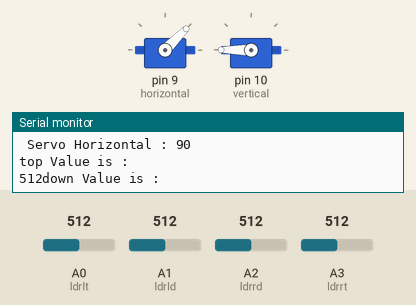
The sketch below on a simulated Arduino Uno, built with avr-gcc and run on an emulated ATmega328P. Shown: 2 × servo, the last lines printed to the serial monitor. The test bench sets the inputs (shaded band); at power-on: A0 (ldrlt) = 512, A1 (ldrld) = 512, A2 (ldrrd) = 512, A3 (ldrrt) = 512.

Above: at 1.3 s.
1.4 s: A0 (ldrlt) set to 700
2.9 s: A0 (ldrlt) set to 729
At 3.58 s:
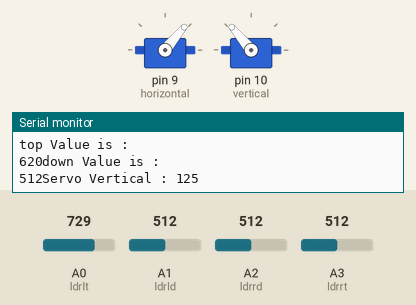
5.9 s: A1 (ldrld) set to 919
8.9 s: A1 (ldrld) set to 944
At 9.6 s:
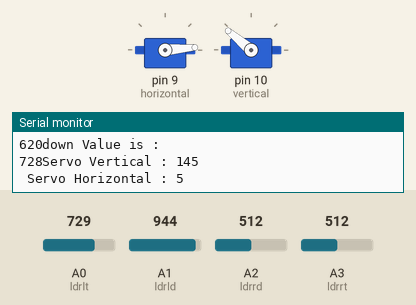
11.9 s: A1 (ldrld) set to 537
At 11.9 s:
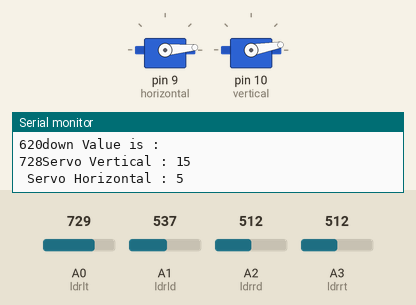
14.9 s: A1 (ldrld) set to 515
At 18.6 s:
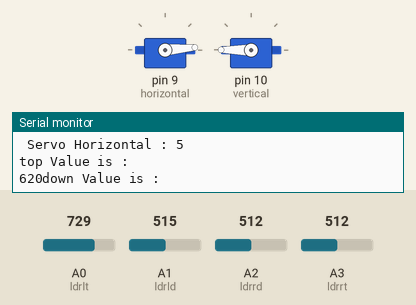
Timing chart, 0 to 18.9 s (numbered marks = the images above; inputs shaded):
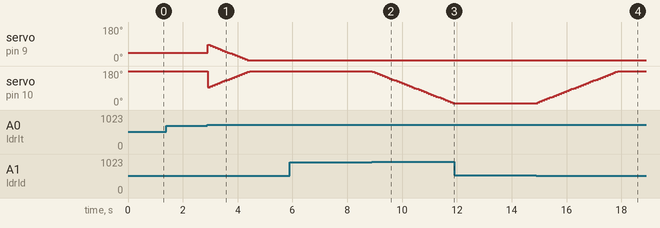

The sketch:

sketch_may21a.ino
```cpp
#include <Servo.h>


Servo horizontal; // horizontal servo
int servoh = 90;
int servohLimitHigh = 175;
int servohLimitLow = 5;
// 65 degrees MAX

Servo vertical; // vertical servo
int servov = 90;
int servovLimitHigh = 180;
int servovLimitLow = 5;

// LDR pin connections
// name = analogpin;
int ldrlt = A0; //LDR top left - BOTTOM LEFT <--- BDG
int ldrrt = A3; //LDR top rigt - BOTTOM RIGHT
int ldrld = A1; //LDR down left - TOP LEFT
int ldrrd = A2; //ldr down rigt - TOP RIGHT

void setup(){
  Serial.begin(9600);
horizontal.attach(9,1000,2000);
vertical.attach(10 , 0 ,2000);
horizontal.write(45);
vertical.write(180);
delay(100);
}
void loop() {
int lt = analogRead(ldrlt); // top left
int rt = analogRead(ldrrt); // top right
int ld = analogRead(ldrld); // down left
int rd = analogRead(ldrrd); // down right
int dtime = 10; int tol = 100; // dtime=diffirence time, tol=toleransi
int avt = (lt + rt) / 2; // average value top
int avd = (ld + rd) / 2; // average value down
int avl = (lt + ld) / 2; // average value left
int avr = (rt + rd) / 2; // average value right
int dvert = avt - avd; // check the diffirence of up and down
int dhoriz = avl - avr;// check the diffirence og left and rigt

if (-1*tol > dvert || dvert > tol)
 {
     if (avt > avd)
       {
       servov = (servov +5);
       if (servov > servovLimitHigh)
       {servov = servovLimitHigh;}
       }
     else if (avt < avd)
       {servov= (servov - 5);
       if (servov < servovLimitLow)
       { servov = servovLimitLow;}
       }
     // else if (avt == avd)
      // {
     //  delay(100);
     //  }
     vertical.write(servov);
 }

if (-1*tol > dhoriz || dhoriz > tol) // check if the diffirence is in the tolerance else change horizontal angle
 {
   if (avl > avr)
     {
     servoh = (servoh - 5);
     if (servoh < servohLimitLow)
     {
     servoh = servohLimitLow;
     }
     }
   else if (avl < avr)
     {
     servoh = (servoh + 5);
     if (servoh > servohLimitHigh)
     {
     servoh = servohLimitHigh;
     }
     }
 //  else if (avl == avr)
  //   {
   //  delay(100);
  //   }
   horizontal.write(servoh);
 }

 delay(dtime);
 Serial.println("top Value is : ");
 Serial.print(avt);
 Serial.println("down Value is : ");
 Serial.print(avd);
 Serial.print("Servo Vertical : ");
 Serial.println(servov);
 Serial.print(" Servo Horizontal : ");
 Serial.println(servoh);

}
```

Measured:
- the behaviour switches between 713 and 714 on A0 (ldrlt) (found by bisection; images 0 and 1)
- the behaviour switches between 929 and 930 on A1 (ldrld) (found by bisection; images 1 and 2)
- the behaviour switches between 528 and 527 on A1 (ldrld) (found by bisection; images 3 and 4)
- after the input at 8.9 s, servo on pin 10 (vertical): moves from 180° to 10° over 2.9 s, starting at once
- after the input at 11.9 s, servo on pin 10 (vertical): stays 10° (without the input it goes to 5° after 0.04 s)
- after the input at 14.9 s, servo on pin 10 (vertical): moves from 10° to 180° over 2.9 s, starting at once
